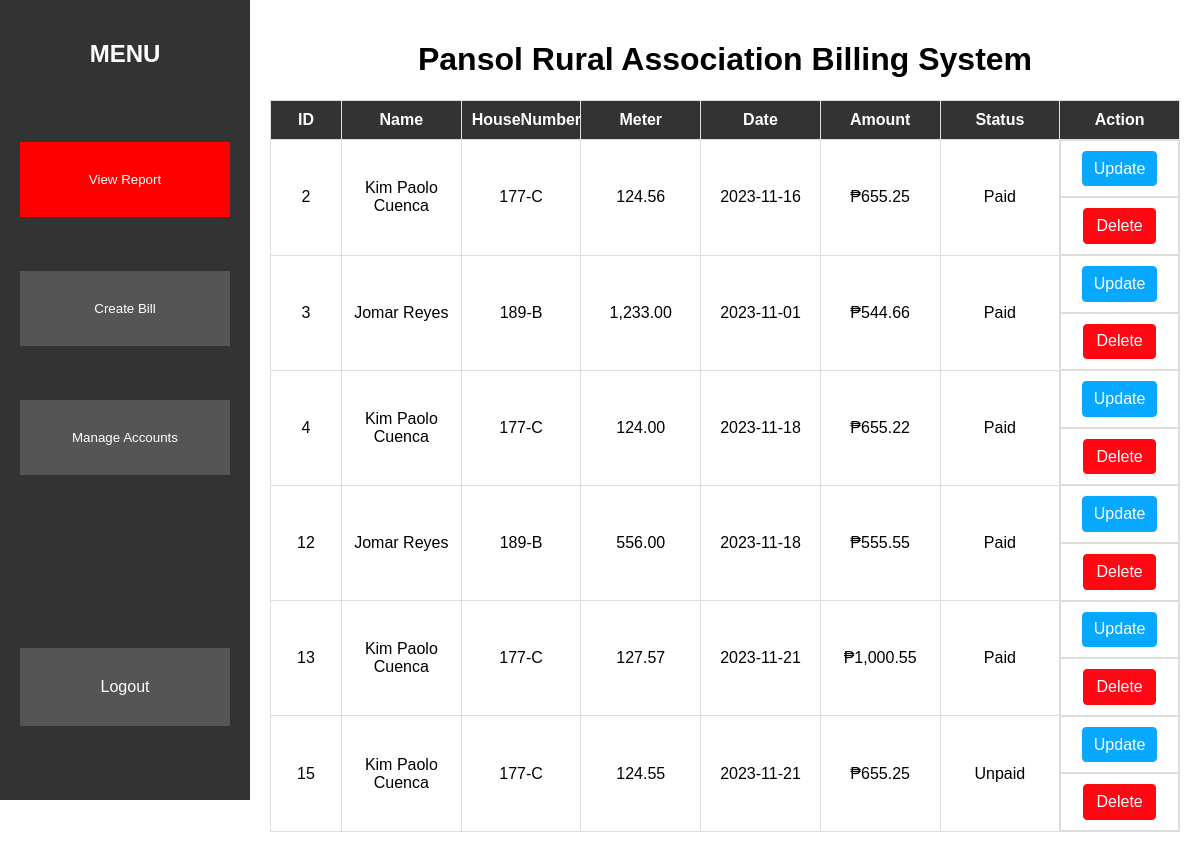
/WebSys/Dashboard.php (signed in), run on an earlier commit of the app's database.
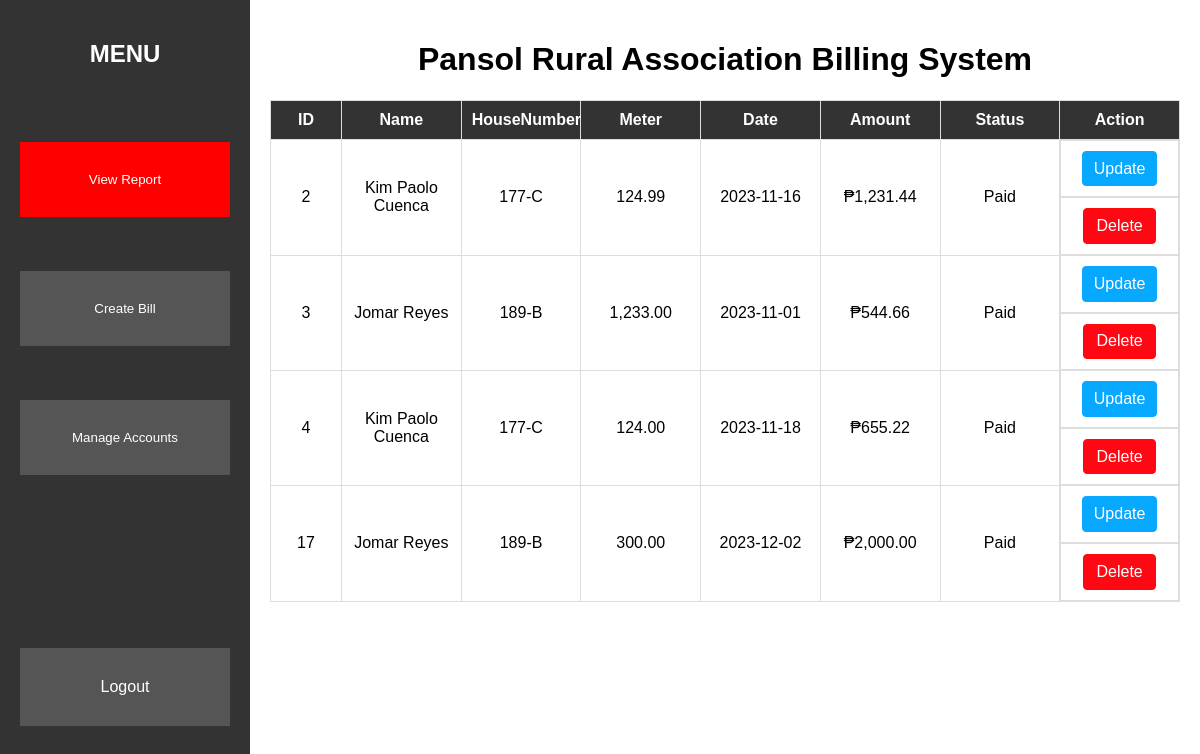
And on a later commit of the database.
### tables this page shows
CREATE TABLE IF NOT EXISTS `tbl_bill` (
  `BillId` int NOT NULL AUTO_INCREMENT,
  `UserID` int NOT NULL,
  `Date` date NOT NULL,
  `Meter` float NOT NULL,
  `Amount` float NOT NULL,
  `Status` varchar(10) NOT NULL,
  PRIMARY KEY (`BillId`),
  KEY `UserID_fk_Bill` (`UserID`)
);

CREATE TABLE IF NOT EXISTS `tbl_account` (
  `UserID` int NOT NULL AUTO_INCREMENT,
  `Username` varchar(100) NOT NULL,
  `Password` varchar(255) NOT NULL,
  `Level` varchar(20) NOT NULL,
  `Name` varchar(100) NOT NULL,
  `HouseNumber` varchar(100) NOT NULL,
  `Sex` varchar(20) NOT NULL,
  `Email` varchar(100) NOT NULL,
  PRIMARY KEY (`UserID`)
);

### WebSys/php/billDisplay.php (called while the page is built, shortened)
<?php
require "./php/dbCon.php";
class AdminBillDisplay {
    private $conn;
    public function __construct($conn) {
        $this->conn = $conn;
    }
    public function displayBills() {
        $data = array();
        $sqlQuery = "CALL SP_DisplayBill();";
        $result = $this->conn->query($sqlQuery);
        while ($row = $result->fetch_assoc()) {
            $row = $this->formatRow($row);
            $data[] = array(
                'BillID' => isset($row['BillID']) ? $row['BillID'] : '',
                'Name' => isset($row['Name']) ? $row['Name'] : '',
                'HouseNumber' => isset($row['HouseNumber']) ? $row['HouseNumber'] : '',
                'Meter' => isset($row['Meter']) ? $row['Meter'] : '',
                'Date' => isset($row['Date']) ? $row['Date'] : '',
                'Amount' => isset($row['Amount']) ? $row['Amount'] : '',
                'Status' => isset($row['Status']) ? $row['Status'] : '',
            );
        }
        return $data;
    }
    private function formatRow($row) {
        $row['Amount'] = '₱' . number_format($row['Amount'], 2);
        $row['Meter'] = number_format($row['Meter'], 2);
        return $row;
    }
}
$billDisplay = new AdminBillDisplay($conn);
$data = $billDisplay->displayBills();
?>

### WebSys/Dashboard.php (the view, shortened to what this page needs)
<?php require "./php/authenticateaccount.php" ?>
<!DOCTYPE html>
<html lang="en">
<head>
    <link rel="stylesheet" href="./css/dashboard.css">
    <link rel="stylesheet" href="./css/modal.css">
</head>
<body>
    <div id="sidebar">
        <h2>MENU</h2><br/><br/><br/>
        <button class='viewReport active' id='viewReportButton'>View Report</button><br /><br/><br/>
        <button class='createBill' id='createBillButton'>Create Bill</button><br /><br/><br/>
        <button class='manageAccounts'>Manage Accounts</button><br /><br/><br/>
        <a href="./php/logoutAdmin.php" class='logout'>Logout</a><br /><br/><br/>
    </div>
    <?php
    require "./php/billDisplay.php";
    ?>
    <div id="content">
        <h1>Pansol Rural Association Billing System</h1>
        <table>
            <thead>
                <tr>
                    <th>ID</th>
                    <th>Name</th>
                    <th>HouseNumber</th>
                    <th>Meter</th>
                    <th>Date</th>
                    <th>Amount</th>
                    <th>Status</th>
                    <th>Action</th>
                </tr>
            </thead>
            <tbody>
                <?php
                foreach ($data as $row) {
                    echo "<tr data-bill-id='" . $row['BillID'] . "' data-name='" . $row['Name'] . "' data-house-number='" .
                    $row['HouseNumber'] . "' data-meter='" . $row['Meter'] . "' data-date='" . $row['Date'] . "' data-amount='" .
                    $row['Amount'] . "' data-status='" . $row['Status'] . "'>";
                    foreach ($row as $value) {
                        echo "<td>$value</td>";
                    }
                    echo "<td style='text-align: center; display: flex; gap: 4px;'>";
                    echo "<button class='update-button btn btn-primary turned-button' data-bill-id='" . $row['BillID'] . "'>Update</button>";
                    echo "</td>";
                    echo "<td style='text-align: center; display: flex; gap: 4px;'>";
                    echo "<button class='delete-button' data-bill-id='" . $row['BillID'] . "'>Delete</button>";
                    echo "</td>";
                    echo "</tr>";
                }
                ?>
            </tbody>
        </table>
    </div>
</body>
</html>

### WebSys/css/dashboard.css (style rules this page uses)
body { font-family: Arial, sans-serif; margin: 0; padding: 0; display: flex; }
#sidebar { position: fixed; top: 0; left: 0; height: 100vh; width: 250px; background-color: #333; color: white; padding: 20px; box-sizing: border-box; display: flex; flex-direction: column; }
#content { margin-left: 250px; padding: 20px; box-sizing: border-box; width: calc(100% - 250px); }
table { border-collapse: collapse; width: 100%; margin-bottom: 20px; border: 1px solid #ddd; table-layout: fixed; }
h1, h2 { text-align: center; }
th, td { border: 1px solid #ddd; padding: 10px; text-align: center; }
th { background-color: #333; color: white; }
table th:first-child, table td:first-child { width: 50px; }
.viewReport, .createBill, .manageAccounts { margin-top: 0%; padding: 30px; background-color: #f31818; color: white; text-decoration: none; border: none; cursor: pointer; text-align: center; }
.viewReport.active { background-color: red; color: white; }
.viewReport, .createBill, .manageAccounts { padding: 30px; background-color: #555; color: white; text-decoration: none; border: none; cursor: pointer; text-align: center; }
.logout { margin-top: auto; padding: 30px; background-color: #555; color: white; text-decoration: none; border: none; cursor: pointer; text-align: center; }

### WebSys/css/modal.css (style rules this page uses)
.btn, .delete-button { display: inline-block; font-weight: 400; text-align: center; white-space: nowrap; vertical-align: middle; -webkit-user-select: none; -moz-user-select: none; -ms-user-select: none; user-select: none; border: 1px solid transparent; padding: .300rem .75rem; font-size: 1rem; line-height: 1.5; border-radius: .25rem; transition: color .15s ease-in-out,background-color .15s ease-in-out,border-color .15s ease-in-out,box-shadow .15s ease-in-out; cursor: pointer; }
.btn-primary { padding: .300rem .65rem; color: #fff; background-color: #07a8ff; border-color: #07a8ff; display: block; margin: 0 auto; }
.delete-button { color: #fff; background-color: rgb(255, 7, 19); border-color: #ff0707; display: block; margin: 0 auto; }
h2 { text-align: center; }

What changed in the data, as far as the page shows it:
removed tbl_bill: BillId "12", UserID.Name "Jomar Reyes", UserID.HouseNumber "189-B", value "556.00", Date "2023-11-18", value "₱555.55", Status "Paid"
removed tbl_bill: BillId "13", UserID.Name "Kim Paolo Cuenca", UserID.HouseNumber "177-C", Meter "127.57", Date "2023-11-21", value "₱1,000.55", Status "Paid"
removed tbl_bill: BillId "15", UserID.Name "Kim Paolo Cuenca", UserID.HouseNumber "177-C", Meter "124.55", Date "2023-11-21", value "₱655.25", Status "Unpaid"
added tbl_bill: BillId "17", UserID.Name "Jomar Reyes", UserID.HouseNumber "189-B", value "300.00", Date "2023-12-02", value "₱2,000.00", Status "Paid"
Also different on the page:
new list line: "124.99"
new list line: "₱1,231.44"
list line gone: "124.56"
list line gone: "₱655.25"
